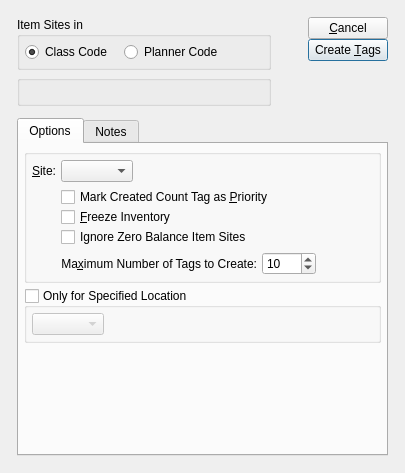
<ui version="4.0" >
 <comment>This file is part of the xTuple ERP: PostBooks Edition, a free and
open source Enterprise Resource Planning software suite,
Copyright (c) 1999-2010 by OpenMFG LLC, d/b/a xTuple.
It is licensed to you under the Common Public Attribution License
version 1.0, the full text of which (including xTuple-specific Exhibits)
is available at www.xtuple.com/CPAL.  By using this software, you agree
to be bound by its terms.</comment>
 <class>createCycleCountTags</class>
 <widget class="QDialog" name="createCycleCountTags" >
  <property name="geometry" >
   <rect>
    <x>0</x>
    <y>0</y>
    <width>405</width>
    <height>473</height>
   </rect>
  </property>
  <property name="windowTitle" >
   <string>Create Cycle Count Tags</string>
  </property>
  <layout class="QGridLayout" name="gridLayout_7" >
   <item row="0" column="0" >
    <layout class="QGridLayout" name="gridLayout_6" >
     <property name="margin" >
      <number>12</number>
     </property>
     <property name="spacing" >
      <number>12</number>
     </property>
     <item row="0" column="0" >
      <layout class="QHBoxLayout" name="horizontalLayout_2" >
       <item>
        <layout class="QVBoxLayout" name="verticalLayout_3" >
         <item>
          <widget class="QGroupBox" name="_type" >
           <property name="title" >
            <string>Item Sites in</string>
           </property>
           <layout class="QGridLayout" name="gridLayout_2" >
            <item row="0" column="0" >
             <layout class="QHBoxLayout" name="horizontalLayout" >
              <property name="spacing" >
               <number>12</number>
              </property>
              <item>
               <widget class="QRadioButton" name="_classcode" >
                <property name="text" >
                 <string>Class Code</string>
                </property>
                <property name="checked" >
                 <bool>true</bool>
                </property>
               </widget>
              </item>
              <item>
               <widget class="QRadioButton" name="_plancode" >
                <property name="text" >
                 <string>Planner Code</string>
                </property>
               </widget>
              </item>
              <item>
               <spacer name="horizontalSpacer_3" >
                <property name="orientation" >
                 <enum>Qt::Horizontal</enum>
                </property>
                <property name="sizeHint" stdset="0" >
                 <size>
                  <width>40</width>
                  <height>20</height>
                 </size>
                </property>
               </spacer>
              </item>
             </layout>
            </item>
           </layout>
          </widget>
         </item>
         <item>
          <widget class="ParameterGroup" name="_parameter" >
           <property name="title" >
            <string/>
           </property>
           <property name="fixedSize" >
            <bool>false</bool>
           </property>
          </widget>
         </item>
        </layout>
       </item>
       <item>
        <spacer name="horizontalSpacer_2" >
         <property name="orientation" >
          <enum>Qt::Horizontal</enum>
         </property>
         <property name="sizeHint" stdset="0" >
          <size>
           <width>0</width>
           <height>20</height>
          </size>
         </property>
        </spacer>
       </item>
       <item>
        <layout class="QVBoxLayout" >
         <property name="spacing" >
          <number>0</number>
         </property>
         <property name="margin" >
          <number>0</number>
         </property>
         <item>
          <widget class="QPushButton" name="_close" >
           <property name="text" >
            <string>&amp;Cancel</string>
           </property>
          </widget>
         </item>
         <item>
          <widget class="QPushButton" name="_create" >
           <property name="enabled" >
            <bool>true</bool>
           </property>
           <property name="text" >
            <string>Create &amp;Tags</string>
           </property>
           <property name="autoDefault" >
            <bool>true</bool>
           </property>
           <property name="default" >
            <bool>true</bool>
           </property>
          </widget>
         </item>
         <item>
          <spacer>
           <property name="orientation" >
            <enum>Qt::Vertical</enum>
           </property>
           <property name="sizeType" >
            <enum>QSizePolicy::Expanding</enum>
           </property>
           <property name="sizeHint" stdset="0" >
            <size>
             <width>20</width>
             <height>0</height>
            </size>
           </property>
          </spacer>
         </item>
        </layout>
       </item>
      </layout>
     </item>
     <item row="1" column="0" >
      <widget class="QTabWidget" name="_tab" >
       <property name="sizePolicy" >
        <sizepolicy vsizetype="Expanding" hsizetype="Expanding" >
         <horstretch>0</horstretch>
         <verstretch>1</verstretch>
        </sizepolicy>
       </property>
       <property name="currentIndex" >
        <number>0</number>
       </property>
       <widget class="QWidget" name="_optionsTab" >
        <attribute name="title" >
         <string>Options</string>
        </attribute>
        <layout class="QGridLayout" name="gridLayout" >
         <item row="0" column="0" >
          <layout class="QVBoxLayout" name="verticalLayout_2" >
           <item>
            <layout class="QVBoxLayout" name="verticalLayout" >
             <item>
              <widget class="QGroupBox" name="_siteGroup" >
               <property name="title" >
                <string/>
               </property>
               <layout class="QGridLayout" name="gridLayout_4" >
                <item row="0" column="0" >
                 <widget class="QLabel" name="_warehouseLit" >
                  <property name="text" >
                   <string>&amp;Site:</string>
                  </property>
                  <property name="alignment" >
                   <set>Qt::AlignRight|Qt::AlignTrailing|Qt::AlignVCenter</set>
                  </property>
                  <property name="buddy" >
                   <cstring>_warehouse</cstring>
                  </property>
                 </widget>
                </item>
                <item row="0" column="1" >
                 <layout class="QHBoxLayout" name="horizontalLayout_4" >
                  <item>
                   <widget class="WComboBox" name="_warehouse" />
                  </item>
                  <item>
                   <spacer name="horizontalSpacer" >
                    <property name="orientation" >
                     <enum>Qt::Horizontal</enum>
                    </property>
                    <property name="sizeHint" stdset="0" >
                     <size>
                      <width>40</width>
                      <height>20</height>
                     </size>
                    </property>
                   </spacer>
                  </item>
                 </layout>
                </item>
                <item row="1" column="1" >
                 <layout class="QVBoxLayout" >
                  <property name="spacing" >
                   <number>5</number>
                  </property>
                  <property name="margin" >
                   <number>0</number>
                  </property>
                  <item>
                   <layout class="QVBoxLayout" >
                    <property name="spacing" >
                     <number>0</number>
                    </property>
                    <property name="margin" >
                     <number>0</number>
                    </property>
                    <item>
                     <layout class="QHBoxLayout" >
                      <property name="spacing" >
                       <number>0</number>
                      </property>
                      <property name="margin" >
                       <number>0</number>
                      </property>
                      <item>
                       <widget class="XCheckBox" name="_priority" >
                        <property name="text" >
                         <string>Mark Created Count Tag as &amp;Priority</string>
                        </property>
                       </widget>
                      </item>
                      <item>
                       <spacer>
                        <property name="orientation" >
                         <enum>Qt::Horizontal</enum>
                        </property>
                        <property name="sizeType" >
                         <enum>QSizePolicy::Expanding</enum>
                        </property>
                        <property name="sizeHint" stdset="0" >
                         <size>
                          <width>20</width>
                          <height>20</height>
                         </size>
                        </property>
                       </spacer>
                      </item>
                     </layout>
                    </item>
                    <item>
                     <layout class="QHBoxLayout" >
                      <property name="spacing" >
                       <number>0</number>
                      </property>
                      <property name="margin" >
                       <number>0</number>
                      </property>
                      <item>
                       <widget class="XCheckBox" name="_freeze" >
                        <property name="text" >
                         <string>&amp;Freeze Inventory</string>
                        </property>
                       </widget>
                      </item>
                      <item>
                       <spacer>
                        <property name="orientation" >
                         <enum>Qt::Horizontal</enum>
                        </property>
                        <property name="sizeType" >
                         <enum>QSizePolicy::Expanding</enum>
                        </property>
                        <property name="sizeHint" stdset="0" >
                         <size>
                          <width>20</width>
                          <height>20</height>
                         </size>
                        </property>
                       </spacer>
                      </item>
                     </layout>
                    </item>
                    <item>
                     <layout class="QHBoxLayout" >
                      <property name="spacing" >
                       <number>0</number>
                      </property>
                      <property name="margin" >
                       <number>0</number>
                      </property>
                      <item>
                       <widget class="XCheckBox" name="_ignoreZeroBalance" >
                        <property name="text" >
                         <string>Ignore Zero Balance Item Sites</string>
                        </property>
                       </widget>
                      </item>
                      <item>
                       <spacer>
                        <property name="orientation" >
                         <enum>Qt::Horizontal</enum>
                        </property>
                        <property name="sizeType" >
                         <enum>QSizePolicy::Expanding</enum>
                        </property>
                        <property name="sizeHint" stdset="0" >
                         <size>
                          <width>20</width>
                          <height>20</height>
                         </size>
                        </property>
                       </spacer>
                      </item>
                     </layout>
                    </item>
                   </layout>
                  </item>
                  <item>
                   <layout class="QHBoxLayout" >
                    <property name="spacing" >
                     <number>0</number>
                    </property>
                    <property name="margin" >
                     <number>0</number>
                    </property>
                    <item>
                     <layout class="QHBoxLayout" >
                      <property name="spacing" >
                       <number>5</number>
                      </property>
                      <property name="margin" >
                       <number>0</number>
                      </property>
                      <item>
                       <widget class="QLabel" name="_maxCountTags" >
                        <property name="text" >
                         <string>Ma&amp;ximum Number of Tags to Create:</string>
                        </property>
                        <property name="alignment" >
                         <set>Qt::AlignRight|Qt::AlignTrailing|Qt::AlignVCenter</set>
                        </property>
                        <property name="buddy" >
                         <cstring>_maxTags</cstring>
                        </property>
                       </widget>
                      </item>
                      <item>
                       <widget class="QSpinBox" name="_maxTags" >
                        <property name="buttonSymbols" >
                         <enum>QAbstractSpinBox::UpDownArrows</enum>
                        </property>
                        <property name="maximum" >
                         <number>1000</number>
                        </property>
                        <property name="value" >
                         <number>10</number>
                        </property>
                       </widget>
                      </item>
                     </layout>
                    </item>
                    <item>
                     <spacer>
                      <property name="orientation" >
                       <enum>Qt::Horizontal</enum>
                      </property>
                      <property name="sizeType" >
                       <enum>QSizePolicy::Expanding</enum>
                      </property>
                      <property name="sizeHint" stdset="0" >
                       <size>
                        <width>20</width>
                        <height>20</height>
                       </size>
                      </property>
                     </spacer>
                    </item>
                   </layout>
                  </item>
                 </layout>
                </item>
               </layout>
              </widget>
             </item>
             <item>
              <widget class="QGroupBox" name="_byLocation" >
               <property name="title" >
                <string>Only for Specified Location</string>
               </property>
               <property name="checkable" >
                <bool>true</bool>
               </property>
               <property name="checked" >
                <bool>false</bool>
               </property>
               <layout class="QGridLayout" name="gridLayout_3" >
                <item row="0" column="0" >
                 <layout class="QHBoxLayout" name="horizontalLayout_3" >
                  <item>
                   <widget class="XComboBox" name="_location" >
                    <property name="sizePolicy" >
                     <sizepolicy vsizetype="Fixed" hsizetype="Preferred" >
                      <horstretch>0</horstretch>
                      <verstretch>0</verstretch>
                     </sizepolicy>
                    </property>
                   </widget>
                  </item>
                  <item>
                   <spacer>
                    <property name="orientation" >
                     <enum>Qt::Horizontal</enum>
                    </property>
                    <property name="sizeType" >
                     <enum>QSizePolicy::Expanding</enum>
                    </property>
                    <property name="sizeHint" stdset="0" >
                     <size>
                      <width>0</width>
                      <height>17</height>
                     </size>
                    </property>
                   </spacer>
                  </item>
                 </layout>
                </item>
               </layout>
              </widget>
             </item>
            </layout>
           </item>
           <item>
            <spacer name="verticalSpacer" >
             <property name="orientation" >
              <enum>Qt::Vertical</enum>
             </property>
             <property name="sizeHint" stdset="0" >
              <size>
               <width>20</width>
               <height>0</height>
              </size>
             </property>
            </spacer>
           </item>
          </layout>
         </item>
        </layout>
       </widget>
       <widget class="QWidget" name="_notesTab" >
        <attribute name="title" >
         <string>Notes</string>
        </attribute>
        <layout class="QGridLayout" name="gridLayout_5" >
         <item row="0" column="0" >
          <widget class="QTextEdit" name="_comments" />
         </item>
        </layout>
       </widget>
      </widget>
     </item>
    </layout>
   </item>
  </layout>
 </widget>
 <layoutdefault spacing="5" margin="5" />
 <pixmapfunction>qPixmapFromMimeSource</pixmapfunction>
 <customwidgets>
  <customwidget>
   <class>ParameterGroup</class>
   <extends>QGroupBox</extends>
   <header>parametergroup.h</header>
  </customwidget>
  <customwidget>
   <class>WComboBox</class>
   <extends>XComboBox</extends>
   <header>wcombobox.h</header>
  </customwidget>
  <customwidget>
   <class>XCheckBox</class>
   <extends>QCheckBox</extends>
   <header>xcheckbox.h</header>
  </customwidget>
  <customwidget>
   <class>XComboBox</class>
   <extends>QComboBox</extends>
   <header>xcombobox.h</header>
  </customwidget>
 </customwidgets>
 <tabstops>
  <tabstop>_warehouse</tabstop>
  <tabstop>_priority</tabstop>
  <tabstop>_freeze</tabstop>
  <tabstop>_ignoreZeroBalance</tabstop>
  <tabstop>_maxTags</tabstop>
  <tabstop>_location</tabstop>
  <tabstop>_create</tabstop>
  <tabstop>_close</tabstop>
 </tabstops>
 <resources/>
 <connections>
  <connection>
   <sender>_close</sender>
   <signal>clicked()</signal>
   <receiver>createCycleCountTags</receiver>
   <slot>reject()</slot>
   <hints>
    <hint type="sourcelabel" >
     <x>20</x>
     <y>20</y>
    </hint>
    <hint type="destinationlabel" >
     <x>20</x>
     <y>20</y>
    </hint>
   </hints>
  </connection>
 </connections>
</ui>
